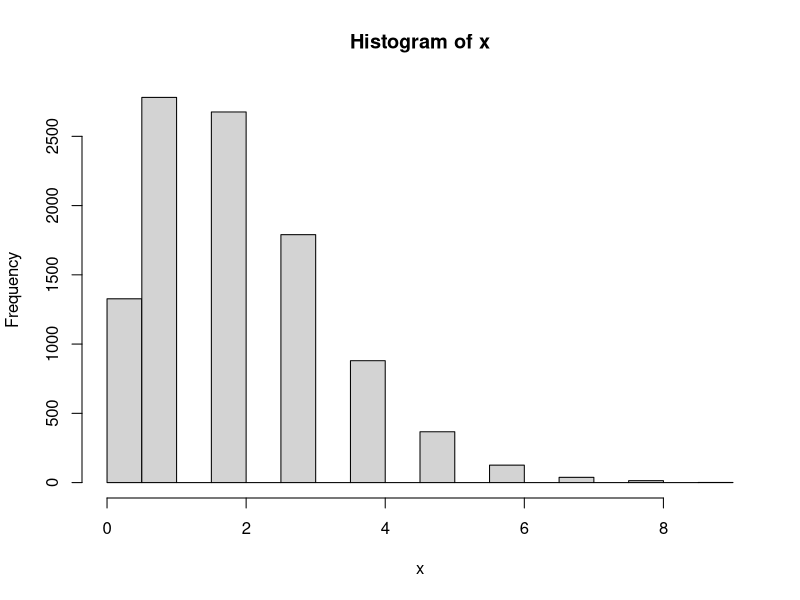
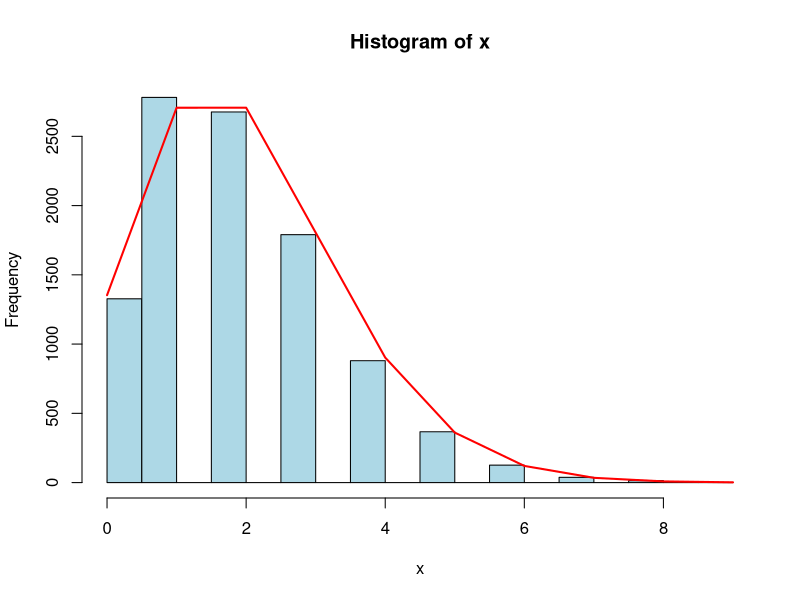

Generate these figures, in order, with R: (Note: this script raises an error after producing the figures.)
set.seed(100)
x <- rpois(n = 10000, lambda = 2)
#hist(x,col = 'lightblue')

getwd()

# the log-likelihood is the function of lambda and the data

poissonLogLik <- function(lambda,data){
  #total number of observations
  n = length(data)
  #equation
  print(lambda)
  logLik = (sum(data)*log(lambda)-n*lambda)
}
#########################################################
hist(x)
mle_x <- optim(par=1,fn=poissonLogLik,data=x,control=list(fnscale=-1))

# observed
table(x)
# expected
expected = dpois(x=min(x):max(x), lambda=mle_x$par)*10000


# observed
hist(x,col='lightblue')
# expected
lines(min(x):max(x),expected,col='red',lwd=2)

#########################################################
data <- 1:5
#maxLik(poissonLogLik,start = c(3),data=data)
a <- maxLik(poissonLogLik,start = c(3),data=data)
summary(a)
mean(data)

data1 <- c(1,2,4,2,32,2,34,2,2)
b <- maxLik(poissonLogLik,start = c(3),data=data1)
summary(b)
mean(data1)

c <- maxLik(poissonLogLik,start = c(3), data =x)
summary(c)
mean(x)

#observed x
table(x)

#dpois(x=1:5,lambda = 9)
# Case1 diifreent lambdas

dat <- c(0,1,3,4)
lam <- c(2,1,3,4)
p <- poissonLogLik(lam[1],data = dat)

#p1 <- poissonLogLik(lam[2],data = dat[1])
#p2 <- poissonLogLik(lam[1],data = dat[2])
#p3 <- poissonLogLik(lam[3], data = dat[3])
#p4 <- poissonLogLik(lam[4], data = dat[4])

# lambda =1 for spearate data points
#p11 <- poissonLogLik(lam[1], data = dat[1])
#p21 <- poissonLogLik(lam[1], data = dat[2])
#p31 <- poissonLogLik(lam[1], data = dat[3])
#p41 <- poissonLogLik(lam[1], data = dat[4])

#p12 <- poissonLogLik(lam[2], data = dat[1])
#p22 <- poissonLogLik(lam[2], data = dat[2])
#p32 <- poissonLogLik(lam[2], data = dat[3])
#p42 <- poissonLogLik(lam[2], data = dat[4])


#p1

#lambda <-2
p

#s <- sum(p1,p2,p3,p4)
#s

#plot(lam,c(p,p1,p2,p3,p4))
#plot(c(2,2),c(p,s))


# Case 2:

p_lam2 <- poissonLogLik(lambda = 2,data = dat)
p_lam1 <- poissonLogLik(lambda = 1, data = dat)
p_lam_onehalf <- poissonLogLik(lambda = 1.5, data = dat)
p_lam_half <- poissonLogLik(lambda = 2.5, data = dat)

p_lam2
p_lam1
p_lam_onehalf
p_lam_half

#par(mfrow=c(1,3))

plot(c(2,1,2,3,4),c(p,p1,p2,p3,p4))
plot(c(2,1,1.5,2.5),c(p_lam2,p_lam1,p_lam_onehalf,p_lam_half))
plot(lam,c(p11,p12,p13,p14))




#plot(c(2,1,1.5,2.5),c(p_lam2,p_lam1,p_lam_onehalf,p_lam_half))

p_lam2 <- poissonLogLik(lambda = 2,data = x)
p_lam1 <- poissonLogLik(lambda = 1, data = x)
p_lam_onehalf <- poissonLogLik(lambda = 1.5, data = x)
p_lam_half <- poissonLogLik(lambda = 2.5, data = x)


plot(c(2,1,1.5,2.5),c(p_lam2,p_lam1,p_lam_onehalf,p_lam_half))

################################################################
######### with non-uniform spacing in the data #################

y = c(1,20,25,30,60,65,90,150)
Y_mle <- maxLik(poissonLogLik,start = c(3),data=y)
summary(y_mle)
### warnings : In log(lambda) NaNs produced for start = 10, 3


y_mle2 = optim(par=1,fn=poissonLogLik,data=y,control=list(fnscale=-1))
# $value = 1327.235  ; par = 55.15

## calculating log likelihood for different lambdas
p_y2 <- poissonLogLik(lambda = 2,data = y)
p_y1 <- poissonLogLik(lambda = 1,data = y)
p_y3 <- poissonLogLik(lambda = 3,data = y)
p_y4 <- poissonLogLik(lambda = 25,data = y) 
p_y10 <- poissonLogLik(lambda = 10,data = y)
p_y55 <- poissonLogLik(lambda = 55,data = y)
p_y60 <- poissonLogLik(lambda = 60,data = y)

plot(c(2,1,3,25,10,55,60),c(p_y2,p_y1,p_y3,p_y4,p_y10,p_y55,p_y60))

# observed 
table(y)

expected = dpois(x=min(y):max(y), lambda=y_mle2$par)



##########################################################
############## Sample of y ###############################

sample_y <- sample(y, 100, replace=TRUE)

hist(sample_y,col='lightblue')

mle_samy <- maxLik(poissonLogLik,start = c(55.08),data=sample_y)
# 16 warnings

mle2_samy = optim(par=1,fn=poissonLogLik,data=sample_y,control=list(fnscale=-1))


p_samy5 <- poissonLogLik(lambda = 5, data = sample_y)
p_samy10 <- poissonLogLik(lambda = 10, data = sample_y)
p_samy25 <- poissonLogLik(lambda = 25, data = sample_y)
p_samy35 <- poissonLogLik(lambda = 35, data = sample_y)
p_samy50 <- poissonLogLik(lambda = 50, data = sample_y)
p_samy55 <- poissonLogLik(lambda = 55, data = sample_y)
p_samy65 <- poissonLogLik(lambda = 65,data = sample_y)

plot(c(5,10,25,35,50,55,65),c(p_samy5,p_samy10,p_samy25,p_samy35,p_samy50,p_samy55,p_samy60))

#mle2_samy = optim(par=1,fn=poissonLogLik,data=sample_y,control=list(fnscale=-1),method = "Brent",lower = 0.001,upper = 100000)
# value : 16568.39; $par: 55.07


###############################################################################
#####################Random Numbers############################################


rand_dat <-runif(10000, min = 0, max=1000)
hist(rand_dat,col='lightblue')


mle_rand <- maxLik(poissonLogLik,start = c(1),data=data_rand)
# 

mle2_rand = optim(par=1,fn=poissonLogLik,data=rand_dat,control=list(fnscale=-1),method = "Brent",lower = 0.001,upper = 100000)
## Neldar-Mead not working; using Brent

## par : 500.825;  value : 2612792



###########################################################################
###########################################################################
data_poss <-rpois(n = 10000, lambda = 55)
hist(data_poss)

mle_poss <- maxLik(poissonLogLik,start = c(54),data=data_poss)
# 36 warnings for start = 54

summary(mle_poss)
mle2_poss = optim(par=1,fn=poissonLogLik,data=data_poss,control=list(fnscale=-1))
# par: 54.94; value : 1651709




p_poss5 <- poissonLogLik(lambda = 5, data = data_poss)
p_poss10 <- poissonLogLik(lambda = 10, data = data_poss)
p_poss25 <- poissonLogLik(lambda = 25, data = data_poss)
p_poss35 <- poissonLogLik(lambda = 35, data = data_poss)
p_poss50 <- poissonLogLik(lambda = 50, data = data_poss)
p_poss55 <- poissonLogLik(lambda = 55, data = data_poss)
p_poss65 <- poissonLogLik(lambda = 65,data = data_poss)


plot(c(5,10,25,35,50,55,65),c(p_poss5,p_poss10,p_poss25,p_poss35,p_poss50,p_poss55,p_poss65))


########################################################################


hist(x,col='lightblue')

mle_x <- maxLik(poissonLogLik,start = c(3),data=x)
summary(mle_x)


p_x2 <- poissonLogLik(lambda = 2,data = x)
p_x1 <- poissonLogLik(lambda = 1,data = x)
p_x5 <- poissonLogLik(lambda = 5,data = x)
p_x25 <- poissonLogLik(lambda = 25,data = x)
p_x10 <- poissonLogLik(lambda = 10,data = x)
p_x55 <- poissonLogLik(lambda = 55,data = x)
#p_x60 <- poissonLogLik(lambda = 60,data = x)

plot(c(2,1,5,25,10,55),c(p_x2,p_x1,p_x5,p_x25,p_x10,p_x55))



################################################################

par(mfrow=c(2,2))

# custom
plot(c(2,1,3,25,10,55,60),c(p_y2,p_y1,p_y3,p_y4,p_y10,p_y55,p_y60))

# sample from custom
plot(c(5,10,25,35,50,55,65),c(p_samy5,p_samy10,p_samy25,p_samy35,p_samy50,p_samy55,p_samy60))

# poisson
plot(c(5,10,25,35,50,55,65),c(p_poss5,p_poss10,p_poss25,p_poss35,p_poss50,p_poss55,p_poss65))

plot(c(2,1,5,25,10,55),c(p_x2,p_x1,p_x5,p_x25,p_x10,p_x55))

##########################################################################

set.seed(10)
x_dat <- rpois(n = 100, lambda = 2)

p_x = poissonLogLik(lambda = 2, data = x_dat)



# simulation function:

sim_function <- function(lambda,data){

for (count in data) {
 
}
  
    
}




#hist(c(p1,p2,p3,p4))

#dat_lambda <- c(3,4,5)
#y <- rpois(n=10000, lambda)  

# 



y <- rpois(n=10000,lambda)
y <- rpois(n=10000)
dat_lambda <- c(3,4,5)
y <- rpois(10000,dat_lambda)